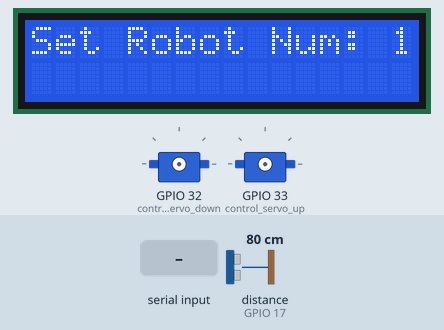
Recording of a sketch running on a simulated ESP32. Shown: 16×2 character LCD, 2 × servo. Inputs (shaded band) come from the test bench; at power-on: distance to the obstacle (sensor on GPIO 17) 80 cm. The echo pulse lasts 58.3 µs per cm; WiFi joins after 1.5 s; servers stay silent unless stated; random numbers use the default seed unless the sketch sets one; EEPROM starts erased; what the sketch prints to the serial monitor is not drawn.

Above: at 3.0 s.
3.1 s: "90,45\n" received over Serial
At 4.2 s:
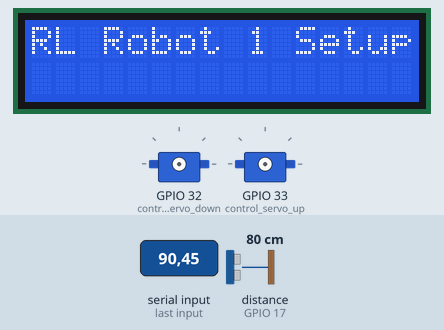
At 13.4 s:
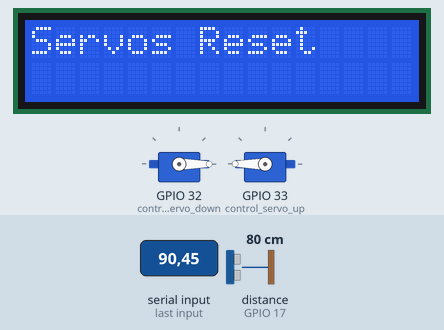
Timing chart, 0 to 23.6 s (numbered marks = the images above; inputs shaded):
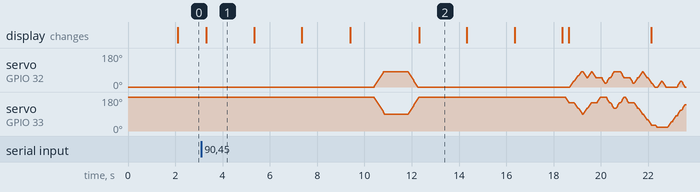

Measured:
- after the input at 3.1 s, the display: changes after 0.22 s (image 1)
- what the display in image 1 shows lasts 2.0 s, from 3.3 s to 5.3 s

The sketch:

rl_agent.ino
```cpp
// Required Libraries
#include <ESP32Servo.h>
#include <Wire.h>
#include <LiquidCrystal_I2C.h>
#include <NewPing.h>
#include <WiFi.h>
#include <ArduinoOTA.h>
#include <EEPROM.h>
#include <ESPmDNS.h>
#include <vector>

using namespace std;

// EEPROM settings
#define EEPROM_SIZE 1     // 1 byte to store robot number (1-8)
#define ROBOT_NUM_ADDR 0  // EEPROM address for robot number

// Base names for AP and OTA
const char *base_ssid = "ESP32-AP-";
const char *base_ota_hostname = "ESP32-OTA-";
const char *ap_password = "12345678";  // Common password for all APs

// Pin Definitions
const int triggerPin = 5;
const int echoPin = 17;
const int control_servo_down = 32;
const int control_servo_up = 33;
#define MAX_DISTANCE 200  // Maximum distance to check in cm
#define LCD_ADDRESS 0x27
#define LCD_COLUMNS 16
#define LCD_ROWS 2

class RLRobot {
private:
  // Hardware
  Servo servoDown;
  Servo servoUp;
  NewPing sonar;
  LiquidCrystal_I2C lcd;

  const int SERVO_DOWN_MIN_ANGLE = 0;
  const int SERVO_DOWN_MAX_ANGLE = 80;
  const int SERVO_UP_MIN_ANGLE = 20;
  const int SERVO_UP_MAX_ANGLE = 180;

  const int NUM_SRF_READING = 4;

  int servoDownAngle;
  int servoUpAngle;

  int currentDistance;

  // Agent
  const int ANGLE_STEP = 30;

  const int NUM_STATES_DOWN = (SERVO_DOWN_MAX_ANGLE - SERVO_DOWN_MIN_ANGLE) / ANGLE_STEP + 1;
  const int NUM_STATES_UP = (SERVO_UP_MAX_ANGLE - SERVO_UP_MIN_ANGLE) / ANGLE_STEP + 1;
  const int TOTAL_STATES = NUM_STATES_DOWN * NUM_STATES_UP;

  const int NUM_ACTION_STEPS = 3;
  const int ACTION_MULTIPLIERS[3] = { -1, 0, 1 };
  const int ZERO_ACTION_MULTIPLIERS_IDX = 1;
  const int ZERO_ZERO_ACTION_IDX = ZERO_ACTION_MULTIPLIERS_IDX * NUM_ACTION_STEPS + ZERO_ACTION_MULTIPLIERS_IDX;
  const int NUM_ACTIONS = NUM_ACTION_STEPS * NUM_ACTION_STEPS - 1;

  vector<vector<float>> qTable{
    TOTAL_STATES, vector<float>(NUM_ACTIONS, 0.0)
  };

  float alpha = 0.2;
  float gamma = 0.9;

  float epsilon_prob = 1;
  float epsilon_prob_decay = 0.94;
  float min_epsilon_prob = 0.05;

  float maxDeltaRecord = 0.0;
  float deltaRecordReward = 3.0;

  float loopReward = -0.3;
  const int HISTORY_SIZE = 3;
  vector<int> stateHistory;

  int learning_cycles = 50;
  int steps_per_cycle = 100;

public:
  // Dynamic network and OTA identifiers
  uint8_t robot_number;
  char ssid[32];
  char ota_hostname[32];
  TaskHandle_t otaTaskHandle;

  RLRobot()
    : sonar(triggerPin, echoPin, MAX_DISTANCE),
      lcd(LCD_ADDRESS, LCD_COLUMNS, LCD_ROWS),
      servoDownAngle(0),
      servoUpAngle(180),
      robot_number(0),
      otaTaskHandle(NULL) {}

  // RL Learning methods

  void printQTable() {
    Serial.println("Q-table:");
    for (int s = 0; s < TOTAL_STATES; ++s) {
      Serial.print("State ");
      Serial.print(s);
      Serial.print(": ");
      for (int a = 0; a < NUM_ACTIONS; ++a) {
        Serial.print(qTable[s][a], 2);
        Serial.print("\t");
      }
      Serial.println();
    }
  }

  void getActionFromIndex(int actionIndex, int &actionDown_idx, int &actionUp_idx) {
    if (actionIndex >= ZERO_ZERO_ACTION_IDX) {
      actionIndex++;
    }
    actionDown_idx = actionIndex / NUM_ACTION_STEPS;
    actionUp_idx = actionIndex % NUM_ACTION_STEPS;
  }

  int getStateIndex() {
    int down_step = (servoDownAngle - SERVO_DOWN_MIN_ANGLE) / ANGLE_STEP;
    int up_step = (servoUpAngle - SERVO_UP_MIN_ANGLE) / ANGLE_STEP;
    return down_step * NUM_STATES_UP + up_step;
  }

  int getBestAction(int stateIndex) {
    int bestAction = 0;
    float maxQ = -1e9;
    for (int i = 0; i < NUM_ACTIONS; ++i) {
      if (qTable[stateIndex][i] > maxQ) {
        maxQ = qTable[stateIndex][i];
        bestAction = i;
      }
    }
    return bestAction;
  }

  int chooseAction(int stateIndex) {
    if (((float)random(100) / 100.0) < epsilon_prob) {
      Serial.print("Random: ");
      return random(NUM_ACTIONS);
    } else {
      Serial.print("Best: ");
      return getBestAction(stateIndex);
    }
  }

  void takeAction(int actionIndex) {
    int actionDown_idx, actionUp_idx;
    getActionFromIndex(actionIndex, actionDown_idx, actionUp_idx);

    int deltaDown = ACTION_MULTIPLIERS[actionDown_idx] * ANGLE_STEP;
    int deltaUp = ACTION_MULTIPLIERS[actionUp_idx] * ANGLE_STEP;

    int targetDown = servoDownAngle + deltaDown;
    int targetUp = servoUpAngle + deltaUp;

    moveServos(targetDown, targetUp);
    delay(4);
  }

  float getReward(int final_dist) {
    int currentState = getStateIndex();
    float penalty = 0;
    float deltaRecordBonus = 0;

    for (int i = 0; i < stateHistory.size(); i++) {
      if (stateHistory[i] == currentState) {
        penalty = loopReward;
        break;
      }
    }
    stateHistory.push_back(currentState);
    if (stateHistory.size() > HISTORY_SIZE) {
      stateHistory.erase(stateHistory.begin());
    }

    float currentDelta = (float)(final_dist - currentDistance);

    if (currentDelta > maxDeltaRecord) {
      maxDeltaRecord = currentDelta;
      deltaRecordBonus = deltaRecordReward;

      Serial.print("New Delta Record! Delta: ");
      Serial.print(currentDelta);
      Serial.print(" cm, Bonus Reward: ");
      Serial.println(deltaRecordBonus);
    }

    float reward = currentDelta + penalty + deltaRecordBonus;
    Serial.print("reward: ");
    Serial.print(reward);
    Serial.println();
    return reward;
  }

  void doTraining() {
    printOnLCD("Training Started...");

    for (int c = 0; c < learning_cycles; ++c) {
      lcd.clear();
      lcd.print("Cycle: ");
      lcd.print(c + 1);
      lcd.print("/");
      lcd.print(learning_cycles);
      Serial.printf("Cycle %d\n", c + 1);

      float total_reward = 0;
      currentDistance = getDistance(true);

      for (int step = 0; step < steps_per_cycle; ++step) {
        int currentState_idx = getStateIndex();

        int action = chooseAction(currentState_idx);
        takeAction(action);

        int final_dist = getDistance(false);
        if (final_dist < 0)
          final_dist = currentDistance;

        float reward = getReward(final_dist);

        total_reward += reward;
        currentDistance = final_dist;

        int nextState = getStateIndex();

        float old_q = qTable[currentState_idx][action];
        float next_max_q = qTable[nextState][getBestAction(nextState)];

        float new_q = old_q + alpha * (reward + gamma * next_max_q - old_q);
        qTable[currentState_idx][action] = new_q;

        if (step % 20 == 0) {
          lcd.setCursor(0, 1);
          lcd.print("Step: ");
          lcd.print(step);
        }
      }

      if (epsilon_prob > min_epsilon_prob)
        epsilon_prob *= epsilon_prob_decay;
      else
        epsilon_prob = min_epsilon_prob;

      lcd.clear();
      lcd.print("Total Reward: ");
      lcd.setCursor(0, 1);
      lcd.print(total_reward);
      Serial.printf("Total Reward: %.2f\n", total_reward);
      Serial.printf("Current Delta Record: %.2f cm\n", maxDeltaRecord);
      delay(3000);
    }

    printOnLCD("Training Complete!");
    printQTable();
  }

  void doLearnedBehavior() {
    printOnLCD("Learned Behavior...");

    while (true) {
      int currentState_idx = getStateIndex();
      int action = getBestAction(currentState_idx);

      Serial.printf("State: %d, Action: %d\n", currentState_idx, action);
      takeAction(action);
    }
  }

  // Setup and Hardware methods

  void saveRobotNumber(uint8_t number) {
    EEPROM.write(ROBOT_NUM_ADDR, number);
    EEPROM.commit();
    Serial.print("Saved robot number: ");
    Serial.println(number);
  }

  uint8_t readRobotNumber() {
    uint8_t number = EEPROM.read(ROBOT_NUM_ADDR);
    if (number < 1 || number > 8) {
      Serial.println("Invalid or uninitialized robot number. Please set number (1-8).");
      lcd.clear();
      lcd.print("Set Robot Num: 1-8");
      while (!Serial.available()) {
        delay(100);  // Wait for Serial input
      }
      number = Serial.parseInt();
      if (number >= 1 && number <= 8) {
        saveRobotNumber(number);
        lcd.clear();
        lcd.print("Robot Num Set: ");
        lcd.print(number);
        delay(2000);
      } else {
        Serial.println("Invalid input. Defaulting to robot number 1.");
        number = 1;
        saveRobotNumber(number);
      }
    }
    return number;
  }

  void setup_ap() {
    WiFi.mode(WIFI_AP);
    WiFi.softAP(ssid, ap_password);
    Serial.println("AP Started");
    Serial.print("AP SSID: ");
    Serial.println(ssid);
    Serial.print("IP Address: ");
    Serial.println(WiFi.softAPIP());
  }

  void setup_ota() {
    ArduinoOTA.setHostname(ota_hostname);
    ArduinoOTA.onStart([this]() {
      Serial.println("OTA Start");
      lcd.clear();
      lcd.print("OTA Update Start");
    });
    ArduinoOTA.onEnd([this]() {
      Serial.println("\nOTA End");
      lcd.clear();
      lcd.print("OTA Update Done");
    });
    ArduinoOTA.onProgress([this](unsigned int progress, unsigned int total) {
      Serial.printf("Progress: %u%%\r", (progress / (total / 100)));
      lcd.clear();
      lcd.print("OTA Progress: ");
      lcd.setCursor(0, 1);
      lcd.print((progress / (total / 100)));
      lcd.print("%");
    });
    ArduinoOTA.onError([this](ota_error_t error) {
      Serial.printf("Error[%u]: ", error);
      lcd.clear();
      lcd.print("OTA Error");
      if (error == OTA_AUTH_ERROR) Serial.println("Auth Failed");
      else if (error == OTA_CONNECT_ERROR) Serial.println("Connect Failed");
      else if (error == OTA_RECEIVE_ERROR) Serial.println("Receive Failed");
      else if (error == OTA_END_ERROR) Serial.println("End Failed");
    });
    ArduinoOTA.begin();
    Serial.println("OTA Ready");
    Serial.print("OTA Hostname: ");
    Serial.println(ota_hostname);
  }

  // OTA task to run asynchronously
  static void otaTask(void *parameter) {
    for (;;) {
      ArduinoOTA.handle();                  // Handle OTA updates
      vTaskDelay(10 / portTICK_PERIOD_MS);  // Yield for 10ms
    }
  }

  void setupLCD() {
    Serial.begin(9600);

    lcd.init();
    lcd.backlight();

    printOnLCD("LCD Ready!");
  }

  void setupServos() {
    servoDown.attach(control_servo_down, 600, 2400);
    servoUp.attach(control_servo_up, 600, 2400);
    servoDown.write(servoDownAngle);
    servoUp.write(servoUpAngle);
  }

  void printOnLCD(const char *message) {
    lcd.clear();
    lcd.print(message);
    delay(2000);
  }

  int getDistance(bool is_new_cycle) {
    int readings[NUM_SRF_READING];
    long total = 0;

    for (int i = 0; i < NUM_SRF_READING; i++) {
      int reading = sonar.ping_cm();
      if (abs(reading - currentDistance) > 25 && currentDistance != 0 && !is_new_cycle) {
        readings[i] = currentDistance;
      } else {
        readings[i] = reading;
      }
      delay(4);
    }

    int count = 0;
    for (int i = 0; i < NUM_SRF_READING; i++) {
      if (readings[i] > 0) {
        total += readings[i];
        count++;
      }
    }

    if (count == 0) {
      Serial.println("Warning: No echo received from SRF module.");
      return -1;
    }

    int distance = total / count;

    Serial.print("Avg Distance: ");
    Serial.print(distance);
    Serial.print(" cm");

    return distance;
  }

  void printDistance(int distance) {
    lcd.clear();

    if (distance < 0) {
      lcd.print("Dist: SRF Error");
    } else {
      lcd.print("Dist: ");
      lcd.print(distance);
      lcd.print(" cm");
    }

    delay(1000);
  }

  void moveServos(int targetDown, int targetUp, int stepDelay = 10, int stepSize = 2) {
    targetDown = constrain(targetDown, SERVO_DOWN_MIN_ANGLE, SERVO_DOWN_MAX_ANGLE);
    targetUp = constrain(targetUp, SERVO_UP_MIN_ANGLE, SERVO_UP_MAX_ANGLE);

    int deltaDown = targetDown - servoDownAngle;
    int deltaUp = targetUp - servoUpAngle;

    int stepsDown = abs(deltaDown) / stepSize;
    int stepsUp = abs(deltaUp) / stepSize;
    int totalSteps = max(stepsDown, stepsUp);

    bool downDone = false;
    bool upDone = false;

    for (int i = 1; i <= totalSteps; i++) {
      if (i <= stepsDown) {
        int newDown = servoDownAngle + (deltaDown > 0 ? i * stepSize : -i * stepSize);
        servoDown.write(constrain(newDown, SERVO_DOWN_MIN_ANGLE, SERVO_DOWN_MAX_ANGLE));
      } else if (!downDone) {
        servoDown.write(targetDown);
        downDone = true;
      }

      if (i <= stepsUp) {
        int newUp = servoUpAngle + (deltaUp > 0 ? i * stepSize : -i * stepSize);
        servoUp.write(constrain(newUp, SERVO_UP_MIN_ANGLE, SERVO_UP_MAX_ANGLE));
      } else if (!upDone) {
        servoUp.write(targetUp);
        upDone = true;
      }

      delay(stepDelay);
    }

    servoDownAngle = targetDown;
    servoUpAngle = targetUp;
  }

  void healthCheck() {
    // 1. Print Health Check on LCD
    printOnLCD("Health Check Start");

    // 2. Get distance and print it
    int dist = getDistance(true);
    printDistance(dist);

    // 3. Move servos to check
    moveServos(90, 90);
    delay(1000);

    // 4. Move servos back to initial position
    moveServos(0, 180);
    printOnLCD("Servos Reset");

    // 5. Print completion message
    printOnLCD("Health Check Done");
  }
};

RLRobot robot;

void setup() {

  robot.setupLCD();

  // Initialize EEPROM
  EEPROM.begin(EEPROM_SIZE);

  // Read or set robot number
  robot.robot_number = robot.readRobotNumber();
  snprintf(robot.ssid, sizeof(robot.ssid), "%s%d", base_ssid, robot.robot_number);
  snprintf(robot.ota_hostname, sizeof(robot.ota_hostname), "%s%d", base_ota_hostname, robot.robot_number);

  // Initialize AP and OTA
  robot.setup_ap();
  robot.setup_ota();

  // Start OTA task
  xTaskCreatePinnedToCore(
    RLRobot::otaTask,
    "OTATask",
    4096,
    &robot,
    1,
    &robot.otaTaskHandle,
    1);

  // Notify setup running
  char buf[32];
  snprintf(buf, sizeof(buf), "RL Robot %d Setup", robot.robot_number);
  robot.printOnLCD(buf);

  robot.setupServos();

  // Notify setup completion
  robot.printOnLCD("Setup Completed");

  robot.healthCheck();
}

void loop() {
  robot.doTraining();
  robot.doLearnedBehavior();
}
```
